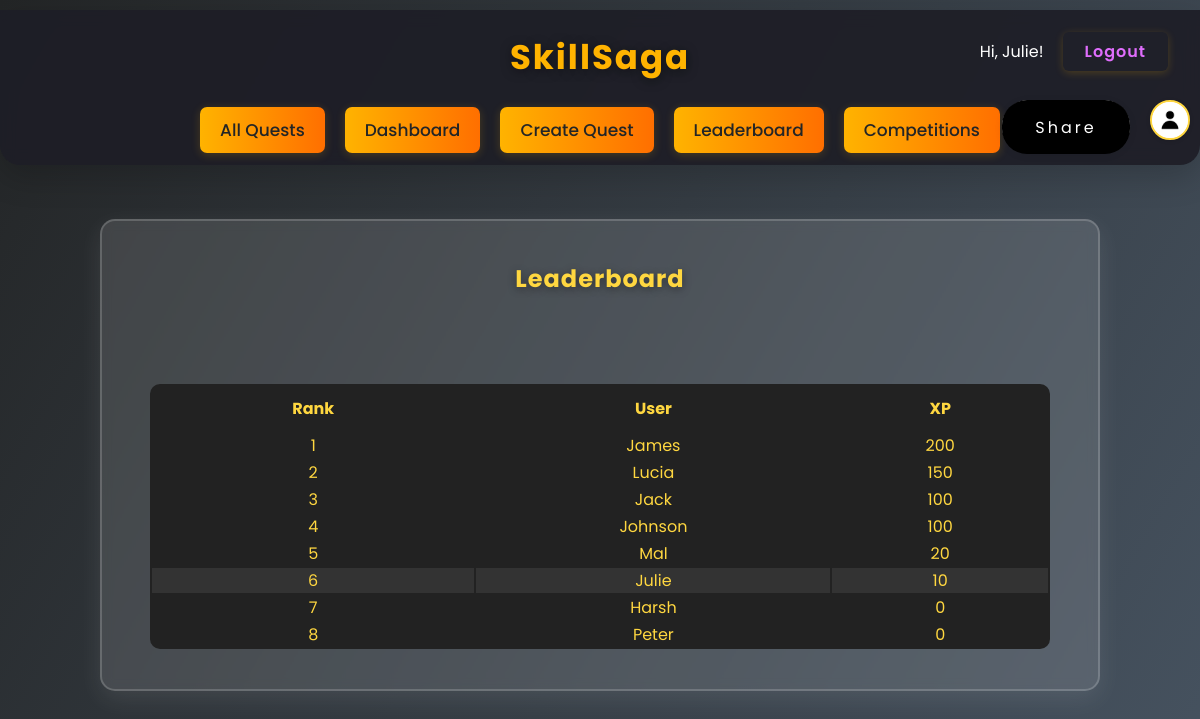
/leaderboard/ (signed in), run on the app's committed database.
### quests/models.py (models this page shows, shortened)
class UserProfile(models.Model):
    user = models.OneToOneField(settings.AUTH_USER_MODEL, on_delete=models.CASCADE)
    avatar = models.ImageField(upload_to='profile_images/', blank=True, null=True)
    bio = models.TextField(blank=True)
    email = models.TextField(blank= True)
    description = models.TextField(blank=True)
    birthday = models.DateField(blank=True, null=True)
    age = models.PositiveIntegerField(blank=True, null=True)
    residence = models.CharField(max_length=100, blank=True)
    address = models.CharField(max_length=255, blank=True)
    phone = models.CharField(max_length=20, blank=True)
    skype = models.CharField(max_length=50, blank=True)
    freelance = models.BooleanField(default=False)
    quests_completed = models.PositiveIntegerField(default=0)
    xp_collected = models.PositiveIntegerField(blank=True, null=True)
    competitions_won = models.PositiveIntegerField(blank=True, null=True)
    competitions_participated = models.PositiveIntegerField(blank=True, null=True)
    xp = models.PositiveIntegerField(default=0)
    level = models.PositiveIntegerField(default=1)

### quests/views.py (the view)
# urls.py: path('leaderboard/', views.leaderboard, name='leaderboard'),
def leaderboard(request):
    users = UserProfile.objects.order_by('-xp')
    return render(request, 'quests/leaderboard.html', {'users': users})

### quests/templates/quests/leaderboard.html
{% extends 'quests/base.html' %}
{% block content %}
<div class="main-container">
  <div class="quest-card">
    <h2 style="text-align:center; color:#ffd740;">Leaderboard</h2>
    <table style="width:100%; margin-top:2rem; border-radius:10px; background:#222; color:#ffd740;">
      <thead>
        <tr>
          <th style="padding:10px;">Rank</th>
          <th style="padding:10px;">User</th>
          <th style="padding:10px;">XP</th>
        </tr>
      </thead>
      <tbody>
        {% for userprofile in users %}
        <tr {% if userprofile.user == request.user %}style="background:#333;"{% endif %}>
          <td style="text-align:center;">{{ forloop.counter }}</td>
          <td style="text-align:center;">{{ userprofile.user.username }}</td>
          <td style="text-align:center;">{{ userprofile.xp }}</td>
        </tr>
        {% endfor %}
      </tbody>
    </table>
  </div>
</div>
{% endblock %}

### quests/templates/quests/base.html (shortened to what this page needs)
{% load static %}
<!DOCTYPE html>
<html lang="en">
<head>
    <link rel="stylesheet" href="{% static 'quests/styles.css' %}">
    <link rel="stylesheet" href="https://cdnjs.cloudflare.com/ajax/libs/font-awesome/6.4.0/css/all.min.css">
    <link rel="stylesheet" href="https://cdn.jsdelivr.net/npm/sweetalert2@11/dist/sweetalert2.min.css">
</head>
<body>
   <div class="header">
    <h1>SkillSaga</h1>
    <nav>
        <a href="{% url 'quest_list' %}">All Quests</a>
        <a href="{% url 'dashboard' %}">Dashboard</a>
        <a href="{% url 'create_quest' %}">Create Quest</a>
        <a href="{% url 'leaderboard' %}">Leaderboard</a>
        <a href="{% url 'competition_list' %}">Competitions</a>
    </nav>
    <div class="user-info">
    {% if user.is_authenticated %}
        <span>Hi, {{ user.username }}!</span>
        <form action="{% url 'logout' %}" method="post" style="display:inline;">
            <button type="submit" class="logout-btn">Logout</button>
        </form>
    {% else %}
        <a href="{% url 'login' %}?next={{ request.path }}">Login</a>
    {% endif %}
    </div>
   </div>
   {% if user.is_authenticated %}
  <a href="{% url 'profile' user.username %}" class="navbar-profile-icon">
    {% if user.userprofile.avatar %}
      <img src="{{ user.userprofile.avatar.url }}" alt="Profile" />
    {% else %}
      <img src="{% static 'quests/images/default_avatar.jpg' %}" alt="Profile" />
    {% endif %}
  </a>
{% endif %}
<button id="share-btn">
  <span class="share-text">Share</span>
  <div class="container">
  </div>
</button>
   {% block content %}{% endblock %}
</body>
</html>

### quests/static/quests/styles.css (style rules this page uses)
body { background: linear-gradient(120deg, #232526 0%, #485563 100%); min-height: 100vh; color: #fff; padding-top: 0px; transition: background 0.5s; position: relative; }
body::after { content: ''; position: fixed; top: 0; left: 0; right: 0; bottom: 0; background: url("images/watermark.jpg") center center no-repeat; background-size: cover; opacity: 0.12; pointer-events: none; z-index: 0; }
* { margin: 0; padding: 0; box-sizing: border-box; font-family: 'Poppins', sans-serif; }
.header { position: fixed; top: 10px; left: 0; width: 100%; background: rgba(30, 30, 38, 0.92); padding: 22px 0 12px 0; z-index: 1000; box-shadow: 0 12px 32px rgba(0, 0, 0, 0.18); border-radius: 0 0 20px 20px; text-align: center; backdrop-filter: blur(8px); }
.header h1 { font-size: 34px; font-weight: 700; color: #ffb300; margin-bottom: 8px; letter-spacing: 2px; text-shadow: 0 2px 12px #0007; }
.header nav { margin-top: 1rem; display: inline-flex; gap: 20px; }
.header nav a { text-decoration: none; color: #232526; font-size: 17px; font-weight: 500; padding: 10px 20px; border-radius: 7px; background: linear-gradient(90deg, #ffb300 0%, #ff6f00 100%); transition: all 0.3s; box-shadow: 0 2px 10px #ffb30033; border: none; }
.main-container { width: 100vw; min-height: 100vh; display: flex; flex-direction: column; align-items: center; justify-content: flex-start; padding: 2rem 0; }
.quest-card { background: rgba(255,255,255,0.12); border-radius: 15px; padding: 2.5rem 3rem 2.5rem 3rem; width: 100%; max-width: 1000px; min-width: 320px; box-shadow: 0 8px 25px rgba(255,255,255,0.09); border: 2px solid rgba(255,255,255,0.18); display: flex; flex-direction: column; gap: 2rem; backdrop-filter: blur(6px); animation: fadein 0.7s; margin: 2rem 0; }
.quest-card h2, .quest-card h3 { margin-bottom: 1.5rem; letter-spacing: 1px; color: #ffd740; text-shadow: 0 2px 8px #0006; text-align: center; }
.header { position: relative; }
.user-info { position: absolute; top: 22px; right: 32px; display: flex; align-items: center; gap: 0.7rem; font-size: 1rem; z-index: 10; }
.user-info form { margin: 0; }
.user-info button { margin-left: 0.5rem; background: none; border: none; color: rgb(223, 109, 252); cursor: pointer; }
.logout-btn { background: linear-gradient(90deg, #ff6f00 0%, #ffd740 100%); color: #232526; font-weight: 600; border: none; border-radius: 6px; padding: 7px 22px; margin-left: 10px; box-shadow: 0 2px 8px #ffb30033; cursor: pointer; font-size: 1rem; transition: background 0.2s, color 0.2s, transform 0.2s; outline: none; letter-spacing: 1px; }
.navbar-profile-icon { position: absolute; top: 100px; right: 10px; display: inline-block; width: 40px; height: 40px; border-radius: 50%; overflow: hidden; border: 2px solid #ffd740; box-shadow: 0 1px 4px #0002; background: #fff; z-index: 1000; transition: box-shadow 0.2s, border-color 0.2s; }
.navbar-profile-icon img { width: 100%; height: 100%; object-fit: cover; border-radius: 50%; display: block; }
button#share-btn { height: 4em; position: absolute; top: 80px; z-index: 1500; right: 50px; width: 9.6em; border: none; border-radius: 40px; background-color: #fff; cursor: pointer; margin: 20px; box-shadow: 0 2px 8px rgba(0,0,0,0.08); }
button#share-btn span { z-index: 1; display: inline-block; background-color: black; height: 3.4em; width: 8em; border-radius: 25px; color: #fff; line-height: 55px; font-size: 16px; letter-spacing: 3px; transition: all 0.5s; }
button#share-btn .container { z-index: -1; width: 0; position: relative; display: flex; justify-content: center; transform: translateY(-50px); transition: all 0.4s; }
button#share-btn .container svg { padding: 0 10px; fill: #333; width: 100px; height:50px; }

### data on the page
UserProfile: user.username "James", xp "200"
UserProfile: user.username "Lucia", xp "150"
UserProfile: user.username "Jack", xp "100"
UserProfile: user.username "Johnson", xp "100"
UserProfile: user.username "Mal", xp "20"
UserProfile: user.username "Julie", xp "10"
UserProfile: user.username "Harsh", xp "0"
UserProfile: user.username "Peter", xp "0"

### other printed values
{{ user.username }} "Julie"
